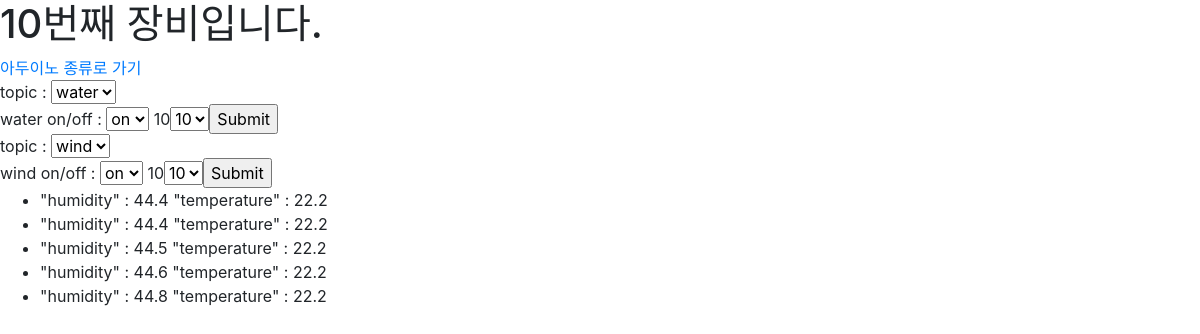
/post/device_status/10/, run on the app's committed database.
### post/models.py (models this page shows)
class DeviceRecord(models.Model):
    device = models.ForeignKey(Device, on_delete=models.CASCADE)
    humidity = models.CharField(max_length=200,null=True)
    temperature = models.CharField(max_length=200,null=True)

### post/views.py (the view)
# urls.py: path('device_status/<int:device_id>/', views.devicecontorl, name='devicecontorl'),
def devicecontorl(request,device_id):
    device_certified=Device.objects.filter(id=device_id)
    if device_certified:
        latest_devicerecord_list = DeviceRecord.objects.filter(device_id=device_id).order_by('-id')[:5]
    context = {'latest_devicerecord_list': latest_devicerecord_list,'device_id':device_id}
    return render(request, 'devicecontrol.html', context)

### post/templates/devicecontrol.html (shortened to what this page needs)
<!doctype html>
<html lang="en">
  <head>
    <link rel="stylesheet" href="https://stackpath.bootstrapcdn.com/bootstrap/4.4.1/css/bootstrap.min.css">
  </head>
  <body>
    <h1>{{device_id}}번째 장비입니다.</h1>
    <a href="../">아두이노 종류로 가기</a>
  <form method="POST" action="/post/publish/{{device_id}}">
      topic : <select name="topic">
        <option value="{{device_id}}">
          water
        </option>
      </select> <br>
      water on/off : <select name="message">
        <option value="u">
          on
        </option>
      </select>
        {{device_id}}<select name="id">
          <option value={{device_id}}>
            {{device_id}}
          </option>
      <input type="submit" /><br>
  </form>
  <form method="POST" action="/post/publish/{{device_id}}">
      topic : <select name="topic">
        <option value="{{device_id}}">
          wind
        </option>
      </select> <br>
      wind on/off : <select name="message">
        <option value="d">
          on
        </option>
      </select>
        {{device_id}}<select name="id">
          <option value={{device_id}}>
            {{device_id}}
          </option>
      <input type="submit" /><br>
  </form>
</body>
</html>
{% if latest_devicerecord_list %}
    <ul>
    {% for devicerecord in latest_devicerecord_list %}
        <li>"humidity" : {{devicerecord.humidity}} "temperature" : {{ devicerecord.temperature}}</li>
    {% endfor %}
    </ul>
{% else %}
    <p>No polls are available.</p>
{% endif %}

### data on the page
DeviceRecord: humidity "44.4", temperature "22.2"
DeviceRecord: humidity "44.4", temperature "22.2"
DeviceRecord: humidity "44.5", temperature "22.2"
DeviceRecord: humidity "44.6", temperature "22.2"
DeviceRecord: humidity "44.8", temperature "22.2"

### other printed values
{{ device_id }} "10"
form field id "10"
